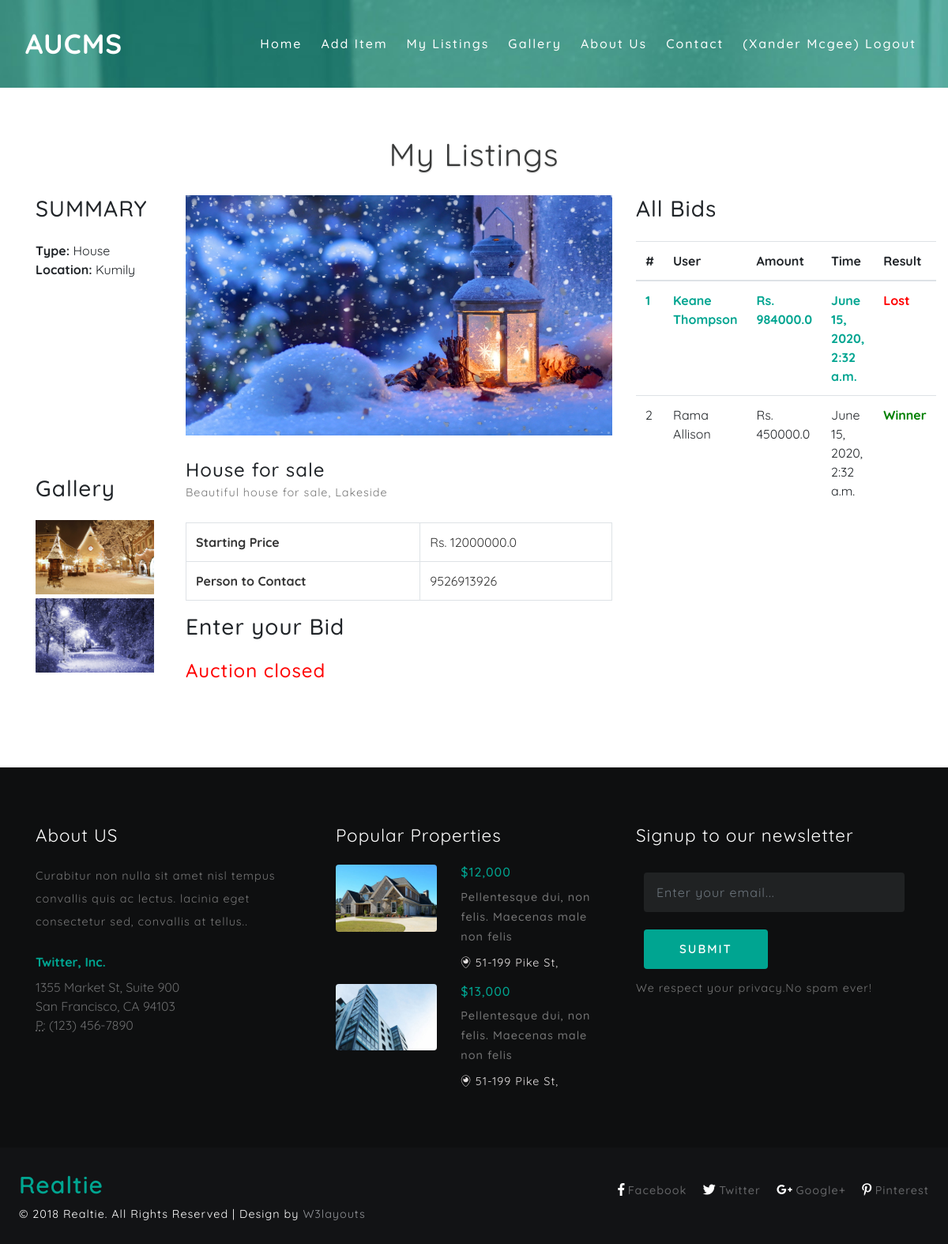
The app's page /view-listing-details/9 (signed in) with its own data.
### frontend/models.py (models this page shows, shortened)
class User(models.Model):
    id = models.AutoField(primary_key=True, null=False)
    name = models.CharField(max_length=100,default='', null=False)
    email = models.CharField(max_length=255,default='', null=False)
    username = models.CharField(max_length=100,default='', null=False)
    password = models.CharField(max_length=500,default='', null=False)
    phone = models.CharField(max_length=15,default='', null=False)
    address = models.TextField(default='',null=False)
    usertype_choices = [
        ('admin', 'Admin'),
        ('user', 'User'),
        ('employee','Employee'),
    ]
    usertype = models.CharField(max_length=8, choices=usertype_choices, default="user")
    status_choices = [
        ('active', 'Active'),
        ('suspend', 'Suspend'),
    ]
    status = models.CharField(max_length=7, choices=status_choices, default="active")
    def __str__(self):
        return self.name

class Property(models.Model):
    id = models.AutoField(primary_key=True, null=False)
    user=models.ForeignKey(User,on_delete=models.SET_NULL,null=True)
    title = models.CharField(max_length=100, null=True)
    description = models.TextField(null=True)
    image = models.CharField(max_length=100, null=True)
    location = models.CharField(max_length=255, null=True)
    type = models.CharField(max_length=25, null=True)
    reserve_price = models.FloatField(null=True)
    intial_quote_amount = models.FloatField(null=True)
    mobile = models.CharField(max_length=15, null=True)
    date  = models.CharField(max_length=100, null=True)
    stime = models.CharField(max_length=100, null=True)
    etime = models.CharField(max_length=100, null=True)
    status_choices = [
        ('active', 'Active'),
        ('suspend', 'Suspend'),
    ]
    status = models.CharField(max_length=7, choices=status_choices, default="active")
    status_choices = [
        ('opened', 'Opened'),
        ('closed', 'Closed'),
    ]
    auction_status = models.CharField(max_length=7, choices=status_choices, default="closed")
    choices = [
        ('yes', 'Yes'),
        ('no', 'No'),
    ]
    final_status = models.CharField(max_length=7, choices=choices, default="no")

class Property_gallery(models.Model):
    id = models.AutoField(primary_key=True, null=False)
    property = models.ForeignKey("Property",on_delete=models.SET_NULL,null=True)
    user = models.ForeignKey("User",on_delete=models.SET_NULL,null=True)
    image = models.CharField(max_length=25, null=True)

class AuctionDetails(models.Model):
    id = models.AutoField(primary_key=True, null=False)
    property = models.ForeignKey("Property",on_delete=models.SET_NULL,null=True)
    user = models.ForeignKey("User",on_delete=models.SET_NULL,null=True)
    amount = models.FloatField(null=True)
    choices = [
        ('yes', 'Yes'),
        ('no', 'No'),
    ]
    winner = models.CharField(max_length=7, choices=choices, default="no")
    choices = [
        ('opened', 'Opened'),
        ('closed', 'Closed'),
    ]
    status = models.CharField(max_length=7, choices=choices, default="opened")
    date_added = models.DateTimeField(default=now, editable=False)
    card_name = models.TextField(max_length=255, null=True)
    card_number = models.IntegerField(null=True)
    exp_date = models.TextField(max_length=255, null=True)
    cvc = models.IntegerField(null=True)
    choices = [
        ('debit_card', 'Debit Card'),
        ('credit_card', 'Credit Card'),
    ]
    card_type = models.CharField(max_length=11, choices=choices, default="debit_card"),
    advance_amount = models.FloatField(null=True)

### frontend/views.py (the view, shortened to what this page needs)
# urls.py: path('view-listing-details/<int:id>', views.view_listings_details, name='user-listings-details'),
def view_listings_details(request,id):
    form = ViewListingDetail()
    auction_details = AuctionDetails.objects.filter(user=User.objects.get(id=request.session['user_id']),property=Property.objects.get(id=id)).first()
    property = Property.objects.get(id=id)
    property_gallery = Property_gallery.objects.filter(property=Property.objects.get(id=id)).all()
    auction_details_bids = AuctionDetails.objects.filter(property=Property.objects.get(id=id)).all().order_by('-amount')
    context = {'property': property,'property_gallery':property_gallery,'auction_details':auction_details,'auction_details_bids':auction_details_bids,'form':form}
    return render(request, 'user-listings-details.html', context)

### frontend/templates/user-listings-details.html (shortened to what this page needs)
{% load static %}
{% load mathfilters %}
{% include "includes/header.html" %}
</div>
<section class="banner-w3layouts-bottom py-lg-5 py-3" style="padding-top: 0px !important;">
	<div class="container-fluid" style="padding: 60px">
		<h3 class="tittle text-center">My Listings</h3>
		<div class="inner-sec-agileits-w3ls">
			<p>&nbsp;</p>
			<div class="row">
				{% if property %}
                <div class="row">
                    <div class="col-md-8">
                        <div class="blog-item">
                            <div class="row">
                                <div class="col-sm-3">
                                    <div class="entry-meta">
                                        <h3>SUMMARY</h3><br/>
                                        <span><b>Type:</b> {{ property.type }}</span>
                                        <span><b>Location:</b> {{ property.location }}</span>
                                    </div><br />
                          <div class="col-xs-12" id="map-canvas" style="height: 200px;"></div>
                        <div class="col-xs-12 widget blog_gallery">
                            <br/>
                            <h3>Gallery</h3><br />
                            {% if property_gallery %}
                            <ul class="sidebar-gallery" style="list-style: none;">
                                {% for i in property_gallery %}
                                <li style="padding-bottom: 5px">
                                    <a href="{{ i.image }}" rel="prettyPhoto">
                                        <img width="150"  style="max-height: 100px;"src="{{ i.image }}"
                                             alt=""/>
                                    </a>
                                </li>
                                {% endfor %}
                            </ul>
                            {% endif %}
                        </div>
                                </div>
                                <div class="col-sm-9 blog-content">
                                    <img class="img-responsive img-blog" src="{{ property.image }}" width="100%" style="max-height: 350px;" alt=""/>
                                    <p>&nbsp;</p>
                                    <div class="row">
                                        <div class="col-sm-9">
                                            <h4>{{ property.title }}</h4>
                                        </div>
                                    </div>
                                    <div class="row">
                                        <div class="col-sm-12">
                                            <p>{{property.description}}</p><br>
                                            <table class="table table-hover table-bordered" style="color:#353535">
                                                <tr>
                                                    <th>Starting Price</th>
                                                    <td>Rs. {{property.intial_quote_amount}}</td>
                                                </tr>
                                                <tr>
                                                    <th>Person to Contact</th>
                                                    <td>{{property.mobile}}</td>
                                                </tr>
                                            </table>
                                        </div>
                                    </div>
                                    <h3>Enter your Bid</h3><br />
                                    <div class="row">
                                        <div class="col-sm-12">
                                            <form action="" method="POST" novalidate>
  {% if auction_details.status == 'yes' %}
  {% if auction_details.card_number == null %}
                                                <h4 style="color:green">You won the auction. Pay 10% of the amount as advance</h4>
                                                <br />
                                                <a href="/view-listing-advance-pay/{{ auction_details.id }}" class="btn btn-warning btn-lg" style="color: white; font-weight: bold">Pay Rs. {{ auction_details.amount|mul:0.1|stringformat:".2f" }} </a>
   {% else %}
    <h4 style="color:#ffc107">You have paid your advance amount of Rs. {{ auction_details.advance_amount|mul:0.1|stringformat:".2f" }} and confirmed the auction</h4>
   {% endif %}
                                                {% else %}
                                                {% if property.final_status == 'yes' %}
                                                <h4 style="color:red">Auction closed</h4>
                                                {% endif %}
   {% endif %}
                                            </form>
                                        </div>
                                    </div>
                                </div>
                            </div>
                        </div>
                    </div>
                    <div class="col-md-4">
       <h3>All Bids</h3><br />
         {% if auction_details_bids %}
                    <table class="table table-hover bids_table">
                        <thead>
                        <tr>
                            <th scope="col">#</th>
                            <th scope="col">User</th>
                            <th scope="col">Amount</th>
                            <th scope="col">Time</th>
                            <th scope="col">Result</th>
                        </tr>
                        </thead>
                        <tbody>
{% for i in auction_details_bids %}
                        <tr>
                            <td>{{ forloop.counter }}</td>
                            <td>{{ i.user }}</td>
                            <td>Rs. {{ i.amount }}</td>
                             <td>{{ i.date_added }}</td>
                            <td>
{% if i.status == 'yes' %}
<b style="color: green">Winner</b>
{% else %}
{% if property.final_status == 'no' %}
{% else %}
  <b style="color: red">Lost</b>
{% endif %}
{% endif %}
                            </td>
                        </tr>
   {% endfor %}
                        </tbody>
                    </table>
                    {% else %}
                    <div class="col-12">
                        <p>No quotes yet.</p>
                    </div>
                    {% endif %}
                    </div>
                </div>
				{% else %}
				<div class="col-12">
					<p>No listings added</p>
				</div>
				{% endif %}
			</div>
		</div>
	</div>
</section>
{% include "includes/footer.html" %}

### frontend/templates/includes/header.html (shortened to what this page needs)
{% load static %}
<!DOCTYPE html>
<html lang="zxx">
<head>
	<link href="{% static 'css/bootstrap.css' %}" rel='stylesheet' type='text/css' />
	<link rel="stylesheet" href="{% static 'css/flexslider.css' %}" type="text/css" media="screen" property="" />
	<link rel="stylesheet" href="{% static 'css/owl.carousel.css' %}" type="text/css" media="all">
	<link rel="stylesheet" href="{% static 'css/owl.theme.css' %}" type="text/css" media="all">
	{% url 'contact' as home_url %}
	{% url 'gallery' as home_url %}
	<link href="{% static 'css/style.css' %}" rel='stylesheet' type='text/css' />
	<link href="{% static 'css/fontawesome-all.css' %}" rel="stylesheet">
</head>
<body>
	<div class="banner-w3layouts two min-height-50">
		<header>
			<nav class="navbar navbar-expand-lg navbar-light bg-light">
				<a class="navbar-brand" href="index.html">AUCMS</a>
				<div class="collapse navbar-collapse" id="navbarSupportedContent">
					<ul class="navbar-nav ml-auto">
						{% url 'home' as home_url %}
						<li class="nav-item {% if request.get_full_path == home_url %} active {% endif %}">
							<a class="nav-link" href="/home">Home
							</a>
						</li>
						{% if 'is_logged_in' in request.session %}
						{% if request.session.usertype == 'employee' %}
						{% url 'emp-add-property' as home_url %}
						<li class="nav-item ml-xl-2 {% if request.get_full_path == home_url %} active {% endif %}">
							<a class="nav-link" href="/emp-add-property">Add Item</a>
						</li>
						{% url 'emp-listings' as home_url %}
						<li class="nav-item ml-xl-2 {% if request.get_full_path == home_url %} active {% endif %}">
							<a class="nav-link" href="/emp-listings ">My Listings</a>
						</li>
						 {% endif %}
						 {% endif %}
						{% url 'gallery' as home_url %}
						<li class="nav-item ml-xl-2 {% if request.get_full_path == home_url %} active {% endif %}">
							<a class="nav-link" href="/gallery">Gallery</a>
						</li>
						{% url 'about' as home_url %}
						<li class="nav-item ml-xl-2 {% if request.get_full_path == home_url %} active {% endif %}">
							<a class="nav-link" href="/about">About Us</a>
						</li>
						{% url 'contact' as home_url %}
						<li class="nav-item ml-xl-2 {% if request.get_full_path == home_url %} active {% endif %}">
							<a class="nav-link" href="/contact">Contact</a>
						</li>
						{% if 'is_logged_in' in request.session %}
						<li class="nav-item ml-xl-2 {% if request.get_full_path == home_url %} active {% endif %}">
							<a class="nav-link" href="/logout">({{ request.session.full_name  }}) Logout</a>
						</li>
						{% endif %}
					</ul>
				</div>
			</nav>
		</header>

### records on screen
User: session.full_name "Xander Mcgee"
Property: type "House", location "Kumily", image (picture), title "House for sale", description "Beautiful house for sale, Lakeside", intial_quote_amount "12000000.0", mobile "9526913926"
Property_gallery: image (picture)
Property_gallery: image (picture)
AuctionDetails: user "Keane Thompson", amount "984000.0", date_added "June 15, 2020, 2:32 a.m.", status "Lost"
AuctionDetails: user "Rama Allison", amount "450000.0", date_added "June 15, 2020, 2:32 a.m.", status "Winner"
